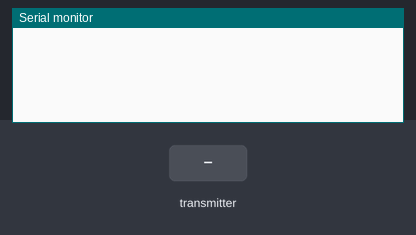
Recording of a program running on a simulated ESP8266 (NodeMCU). On the bench: the last lines printed to the serial monitor. Inputs (shaded band) come from the test bench.

Above: at 1.2 s.
1.3 s: the transmitter starts sending a = 0
At 1.61 s:
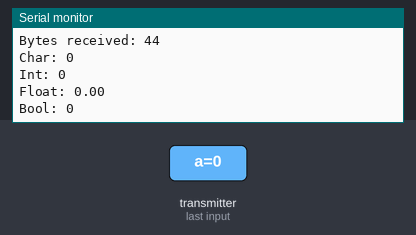
2.8 s: the transmitter starts sending b = 256
4.3 s: the transmitter starts sending c = 25
5.8 s: the transmitter starts sending d = 1
At 6.11 s:
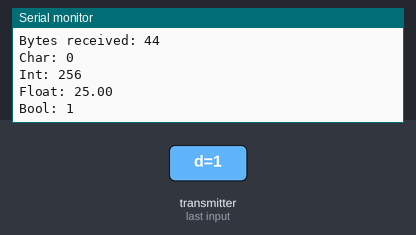
7.3 s: the transmitter starts sending a = 1
8.8 s: the transmitter starts sending b = 512
Timing chart, 0 to 11.3 s (numbered marks = the images above; inputs shaded):
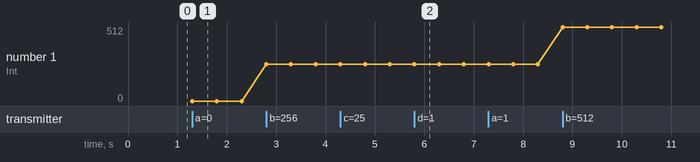

Measured:
- after the input at 1.3 s, the serial monitor: prints a new line at once (image 1)
- after the input at 5.8 s, the serial monitor: prints a new line at once (image 2)
- plotted number 1: 0 → 256 after the input at 2.8 s, 256 → 512 after the input at 8.8 s

The program:

main.cpp
```cpp
/*#include <Arduino.h>
#include <espnow.h>
#include <ESP8266WiFi.h>

// REPLACE WITH THE MAC ADDRESS OF YOUR RECEIVER
uint8_t broadcastAddress[] = {0x4F, 0x22, 0x13, 0x77, 0x5F};

// Structure example to send data
// Must match the receiver structure
typedef struct struct_message {
  char a[32];
  int b;
  float c;
  bool d;
} struct_message;

// Create a struct_message called myData
struct_message myData;

// Callback when data is sent
void OnDataSent(uint8_t *mac_addr, uint8_t sendStatus) {
  Serial.print("Last Packet Send Status: ");
  if (sendStatus == 0) {
    Serial.println("Delivery success");
  } else {
    Serial.println("Delivery fail");
  }
}

void setup() {
  // Initialize Serial Monitor
  Serial.begin(115200);

  // Set device as a Wi-Fi Station
  WiFi.mode(WIFI_STA);

  // Init ESP-NOW
  if (esp_now_init() != 0) {
    Serial.println("Error initializing ESP-NOW");
    return;
  }

  // Once ESPNow is successfully Init, we will register for Send CB to
  // get the status of Trasnmitted packet
  esp_now_set_self_role(ESP_NOW_ROLE_CONTROLLER);
  esp_now_register_send_cb(OnDataSent);

  // Register peer
  esp_now_add_peer(broadcastAddress, ESP_NOW_ROLE_SLAVE, 1, NULL, 0);
}

void loop() {
  // Set values to send
  strcpy(myData.a, "THIS IS A CHAR");
  myData.b = random(1, 20);
  myData.c = 1.2;
  myData.d = false;

  // Send message via ESP-NOW
  esp_now_send(broadcastAddress, (uint8_t *) &myData, sizeof(myData));

  delay(2000);
}*/


#include <Arduino.h>
#include <espnow.h>
#include <ESP8266WiFi.h>

// Structure to receive data
// Must match the sender structure
typedef struct struct_message {
    char a[32];
    int b;
    float c;
    bool d;
} struct_message;

// Create a struct_message called myData
struct_message myData;

// Callback function that will be executed when data is received
void OnDataRecv(uint8_t * mac, uint8_t *incomingData, uint8_t len) {
  memcpy(&myData, incomingData, sizeof(myData));
  Serial.print("Bytes received: ");
  Serial.println(len);
  Serial.print("Char: ");
  Serial.println(myData.a);
  Serial.print("Int: ");
  Serial.println(myData.b);
  Serial.print("Float: ");
  Serial.println(myData.c);
  Serial.print("Bool: ");
  Serial.println(myData.d);
  Serial.println();
}

void setup() {
  // Initialize Serial Monitor
  Serial.begin(115200);

  // Set device as a Wi-Fi Station
  WiFi.mode(WIFI_STA);

  // Init ESP-NOW
  if (esp_now_init() != 0) {
    Serial.println("Error initializing ESP-NOW");
    return;
  }

  // Once ESPNow is successfully Init, we will register for recv CB to
  // get recv packer info
  esp_now_set_self_role(ESP_NOW_ROLE_SLAVE);
  esp_now_register_recv_cb(OnDataRecv);
}

void loop() {
  // Nothing to do here
}


/*
#include <Arduino.h>
#include <ESP8266WiFi.h>

// Receiver for the ESP8266 WiFi MAC address: DC:4F:22:13:77:5F

void setup() {
  Serial.begin(115200);
  Serial.println();
  Serial.print("ESP8266 Board MAC Address:  ");
  Serial.println(WiFi.macAddress());
}

void loop() {
  // Nothing to do here
}
  */
```
